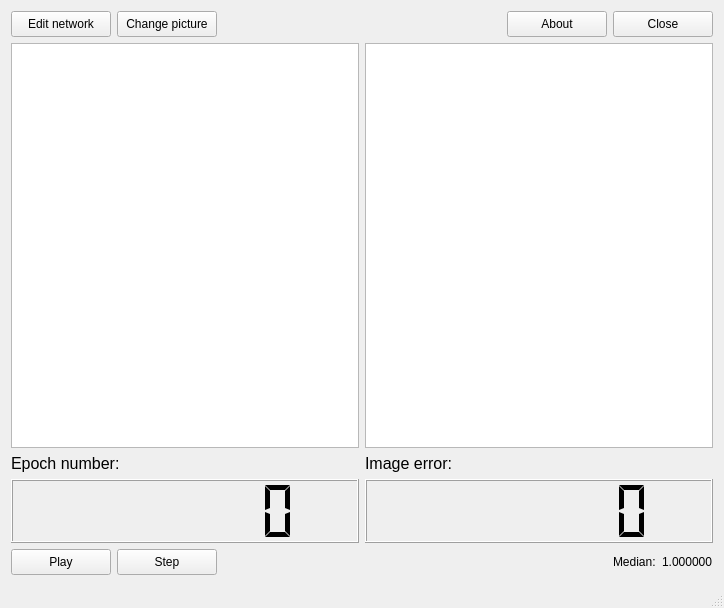
<?xml version="1.0" encoding="UTF-8"?>
<ui version="4.0">
 <class>MainWindowClass</class>
 <widget class="QMainWindow" name="MainWindowClass">
  <property name="geometry">
   <rect>
    <x>0</x>
    <y>0</y>
    <width>724</width>
    <height>608</height>
   </rect>
  </property>
  <property name="windowTitle">
   <string>Cowiek Maupa</string>
  </property>
  <widget class="QWidget" name="centralWidget">
   <layout class="QVBoxLayout" name="verticalLayout_3">
    <item>
     <layout class="QHBoxLayout" name="horizontalLayout">
      <item>
       <widget class="QPushButton" name="editNetworkButton">
        <property name="minimumSize">
         <size>
          <width>100</width>
          <height>26</height>
         </size>
        </property>
        <property name="toolTip">
         <string/>
        </property>
        <property name="statusTip">
         <string>Create new neural network</string>
        </property>
        <property name="text">
         <string>Edit network</string>
        </property>
       </widget>
      </item>
      <item>
       <widget class="QPushButton" name="loadButton">
        <property name="enabled">
         <bool>true</bool>
        </property>
        <property name="minimumSize">
         <size>
          <width>100</width>
          <height>26</height>
         </size>
        </property>
        <property name="toolTip">
         <string/>
        </property>
        <property name="statusTip">
         <string>Load picture</string>
        </property>
        <property name="text">
         <string>Change picture</string>
        </property>
       </widget>
      </item>
      <item>
       <spacer name="horizontalSpacer">
        <property name="orientation">
         <enum>Qt::Horizontal</enum>
        </property>
        <property name="sizeHint" stdset="0">
         <size>
          <width>40</width>
          <height>20</height>
         </size>
        </property>
       </spacer>
      </item>
      <item>
       <widget class="QPushButton" name="aboutButton">
        <property name="minimumSize">
         <size>
          <width>100</width>
          <height>26</height>
         </size>
        </property>
        <property name="toolTip">
         <string/>
        </property>
        <property name="statusTip">
         <string>See program informations</string>
        </property>
        <property name="text">
         <string>About</string>
        </property>
       </widget>
      </item>
      <item>
       <widget class="QPushButton" name="closeButton">
        <property name="minimumSize">
         <size>
          <width>100</width>
          <height>26</height>
         </size>
        </property>
        <property name="toolTip">
         <string/>
        </property>
        <property name="statusTip">
         <string>Exit program</string>
        </property>
        <property name="text">
         <string>Close</string>
        </property>
       </widget>
      </item>
     </layout>
    </item>
    <item>
     <layout class="QHBoxLayout" name="horizontalLayout_2">
      <item>
       <widget class="QGraphicsView" name="originalView">
        <property name="toolTip">
         <string/>
        </property>
        <property name="statusTip">
         <string>Original picture</string>
        </property>
        <property name="dragMode">
         <enum>QGraphicsView::ScrollHandDrag</enum>
        </property>
       </widget>
      </item>
      <item>
       <widget class="QGraphicsView" name="restoredView">
        <property name="toolTip">
         <string/>
        </property>
        <property name="statusTip">
         <string>Restored picture</string>
        </property>
        <property name="whatsThis">
         <string/>
        </property>
        <property name="dragMode">
         <enum>QGraphicsView::ScrollHandDrag</enum>
        </property>
       </widget>
      </item>
     </layout>
    </item>
    <item>
     <layout class="QHBoxLayout" name="horizontalLayout_3">
      <item>
       <layout class="QVBoxLayout" name="verticalLayout">
        <item>
         <widget class="QLabel" name="label">
          <property name="sizePolicy">
           <sizepolicy hsizetype="Preferred" vsizetype="Fixed">
            <horstretch>0</horstretch>
            <verstretch>0</verstretch>
           </sizepolicy>
          </property>
          <property name="font">
           <font>
            <pointsize>12</pointsize>
           </font>
          </property>
          <property name="text">
           <string>Epoch number:</string>
          </property>
         </widget>
        </item>
        <item>
         <widget class="QLCDNumber" name="epochDisplay">
          <property name="minimumSize">
           <size>
            <width>0</width>
            <height>64</height>
           </size>
          </property>
          <property name="toolTip">
           <string/>
          </property>
          <property name="statusTip">
           <string>Current epoch number</string>
          </property>
          <property name="numDigits">
           <number>7</number>
          </property>
          <property name="segmentStyle">
           <enum>QLCDNumber::Flat</enum>
          </property>
         </widget>
        </item>
       </layout>
      </item>
      <item>
       <layout class="QVBoxLayout" name="verticalLayout_2">
        <item>
         <widget class="QLabel" name="label_2">
          <property name="sizePolicy">
           <sizepolicy hsizetype="Preferred" vsizetype="Fixed">
            <horstretch>0</horstretch>
            <verstretch>0</verstretch>
           </sizepolicy>
          </property>
          <property name="font">
           <font>
            <pointsize>12</pointsize>
           </font>
          </property>
          <property name="text">
           <string>Image error:</string>
          </property>
         </widget>
        </item>
        <item>
         <widget class="QLCDNumber" name="errorDisplay">
          <property name="toolTip">
           <string/>
          </property>
          <property name="statusTip">
           <string>Current image error</string>
          </property>
          <property name="numDigits">
           <number>7</number>
          </property>
          <property name="segmentStyle">
           <enum>QLCDNumber::Flat</enum>
          </property>
         </widget>
        </item>
       </layout>
      </item>
     </layout>
    </item>
    <item>
     <layout class="QHBoxLayout" name="horizontalLayout_4">
      <item>
       <widget class="QPushButton" name="playButton">
        <property name="enabled">
         <bool>true</bool>
        </property>
        <property name="minimumSize">
         <size>
          <width>100</width>
          <height>26</height>
         </size>
        </property>
        <property name="toolTip">
         <string/>
        </property>
        <property name="statusTip">
         <string>Start restoring picture</string>
        </property>
        <property name="text">
         <string>Play</string>
        </property>
       </widget>
      </item>
      <item>
       <widget class="QPushButton" name="stepButton">
        <property name="enabled">
         <bool>true</bool>
        </property>
        <property name="minimumSize">
         <size>
          <width>100</width>
          <height>26</height>
         </size>
        </property>
        <property name="toolTip">
         <string/>
        </property>
        <property name="statusTip">
         <string>Do next iteration and stop</string>
        </property>
        <property name="text">
         <string>Step</string>
        </property>
       </widget>
      </item>
      <item>
       <spacer name="horizontalSpacer_2">
        <property name="orientation">
         <enum>Qt::Horizontal</enum>
        </property>
        <property name="sizeHint" stdset="0">
         <size>
          <width>40</width>
          <height>20</height>
         </size>
        </property>
       </spacer>
      </item>
      <item>
       <widget class="QLabel" name="minimumErrorLabel">
        <property name="text">
         <string>Median:</string>
        </property>
       </widget>
      </item>
      <item>
       <widget class="QLabel" name="minimumError">
        <property name="text">
         <string>1.000000</string>
        </property>
       </widget>
      </item>
     </layout>
    </item>
   </layout>
  </widget>
  <widget class="QStatusBar" name="statusBar"/>
 </widget>
 <layoutdefault spacing="6" margin="11"/>
 <resources>
  <include location="CowiekMaupa.qrc"/>
 </resources>
 <connections/>
</ui>
